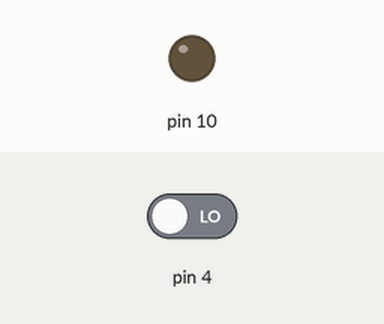
A sketch run on a simulated Arduino Uno, built with avr-gcc and run on an emulated ATmega328P. On the bench: output pins drawn as LEDs (lit = HIGH). Inputs (shaded band) come from the test bench; at power-on: pin 4 LOW.

Above: at 1.2 s.
1.3 s: pin 4 driven HIGH
At 1.6 s:
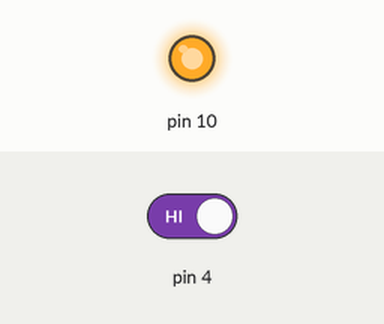
2.8 s: pin 4 driven LOW
At 3.9 s:
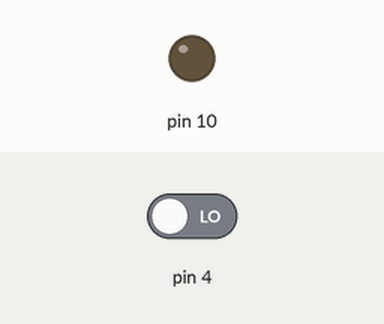
Timing chart, 0 to 5.8 s (numbered marks = the images above; inputs shaded):
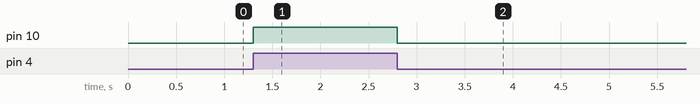

The sketch:

sensor.ino
```cpp
bool estadoSensor;
void setup() {
pinMode(10,OUTPUT);
pinMode(4,INPUT);
}
void loop() {
estadoSensor = digitalRead(4);
if (estadoSensor == HIGH)
{
digitalWrite(10, HIGH);
}
else
{
digitalWrite(10, LOW);
}
}
```

Measured:
- after the input at 1.3 s, pin 10: LOW → HIGH at once
- after the input at 2.8 s, pin 10: HIGH → LOW at once
